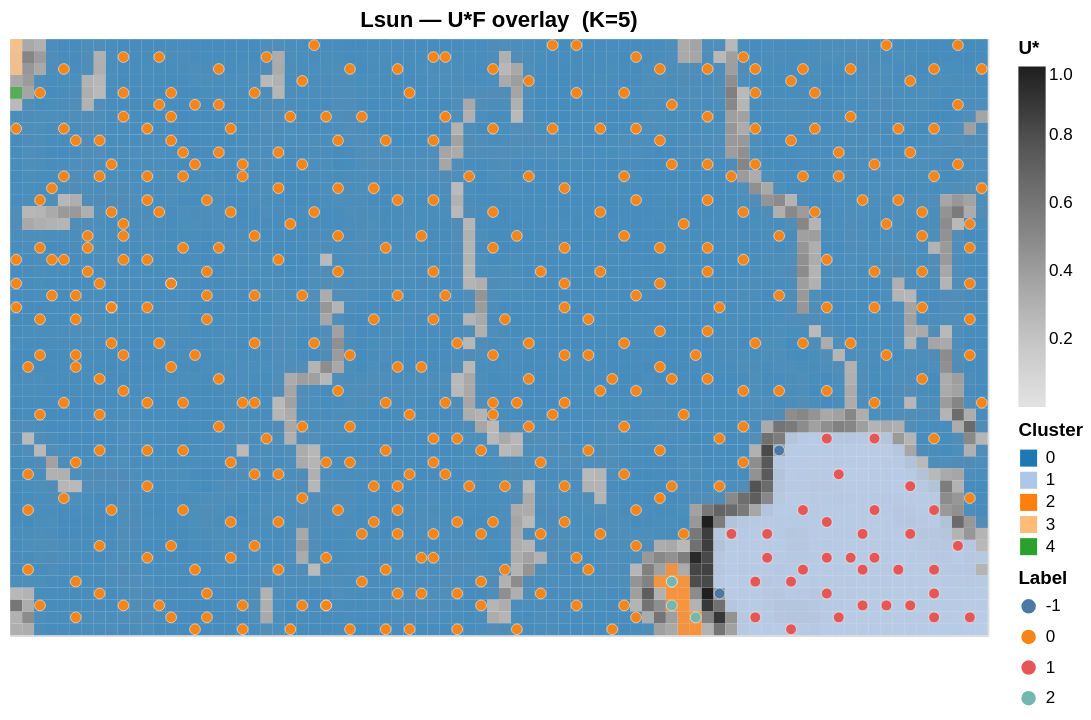

Here is the notebook cell this chart was saved with:
### Code cell
plot_ustar_cluster_overlay(
    clf_lsun.ustar_, clf_lsun.labels_,
    bmu_indices=som_lsun.bmu_indices(data_lsun_z),
    sample_labels=pred_lsun,
    title=f'Lsun — U*F overlay  (K={clf_lsun.n_clusters_})',
    cell_pixels=7.0, dot_size=40, dot_opacity=1
)

### Figure 1 — Vega-Lite specification as saved in the notebook (floating-point values rounded to 4 significant figures; data arrays with more than 128 entries replaced by an {"elided": "..."} marker saying what was removed)
{"config": {"view": {"continuousWidth": 300, "continuousHeight": 300}}, "layer": [{"data": {"name": "data-89073eb4b7905c56028cf8d47db39dbd"}, "mark": {"type": "rect"}, "encoding": {"color": {"field": "ustar", "legend": {"title": "U*"}, "scale": {"scheme": "greys"}, "type": "quantitative"}, "tooltip": [{"field": "col", "type": "quantitative"}, {"field": "row", "type": "quantitative"}, {"field": "ustar", "format": ".4f", "type": "quantitative"}], "x": {"axis": null, "field": "col", "sort": null, "type": "ordinal"}, "y": {"axis": null, "field": "row", "sort": "descending", "type": "ordinal"}}}, {"data": {"name": "data-89073eb4b7905c56028cf8d47db39dbd"}, "mark": {"type": "rect"}, "encoding": {"color": {"field": "cluster", "legend": {"title": "Cluster"}, "scale": {"scheme": "category20"}, "type": "nominal"}, "opacity": {"field": "opacity", "legend": null, "scale": {"domain": [0, 1]}, "type": "quantitative"}, "tooltip": [{"field": "col", "type": "quantitative"}, {"field": "row", "type": "quantitative"}, {"field": "cluster", "type": "quantitative"}, {"field": "ustar", "format": ".4f", "type": "quantitative"}], "x": {"axis": null, "field": "col", "sort": null, "type": "ordinal"}, "y": {"axis": null, "field": "row", "sort": "descending", "type": "ordinal"}}, "title": "Lsun — U*F overlay  (K=5)", "transform": [{"filter": "(datum.cluster >= 0)"}]}, {"data": {"name": "data-b307fb3c8d1cfba16743c51523885044"}, "mark": {"type": "circle", "opacity": 1, "size": 40, "stroke": "white", "strokeWidth": 0.3}, "encoding": {"color": {"field": "Label", "legend": {"title": "Label"}, "scale": {"scheme": "tableau10"}, "type": "nominal"}, "tooltip": [{"field": "col", "type": "quantitative"}, {"field": "row", "type": "quantitative"}, {"field": "Label", "type": "nominal"}], "x": {"axis": null, "field": "col", "sort": null, "type": "ordinal"}, "y": {"axis": null, "field": "row", "sort": "descending", "type": "ordinal"}}}], "height": {"step": 7.0}, "width": {"step": 7.0}, "$schema": "https://vega.github.io/schema/vega-lite/v6.4.1.json", "datasets": {"data-89073eb4b7905c56028cf8d47db39dbd": {"elided": "4100 records"}, "data-b307fb3c8d1cfba16743c51523885044": {"elided": "404 records"}}}
